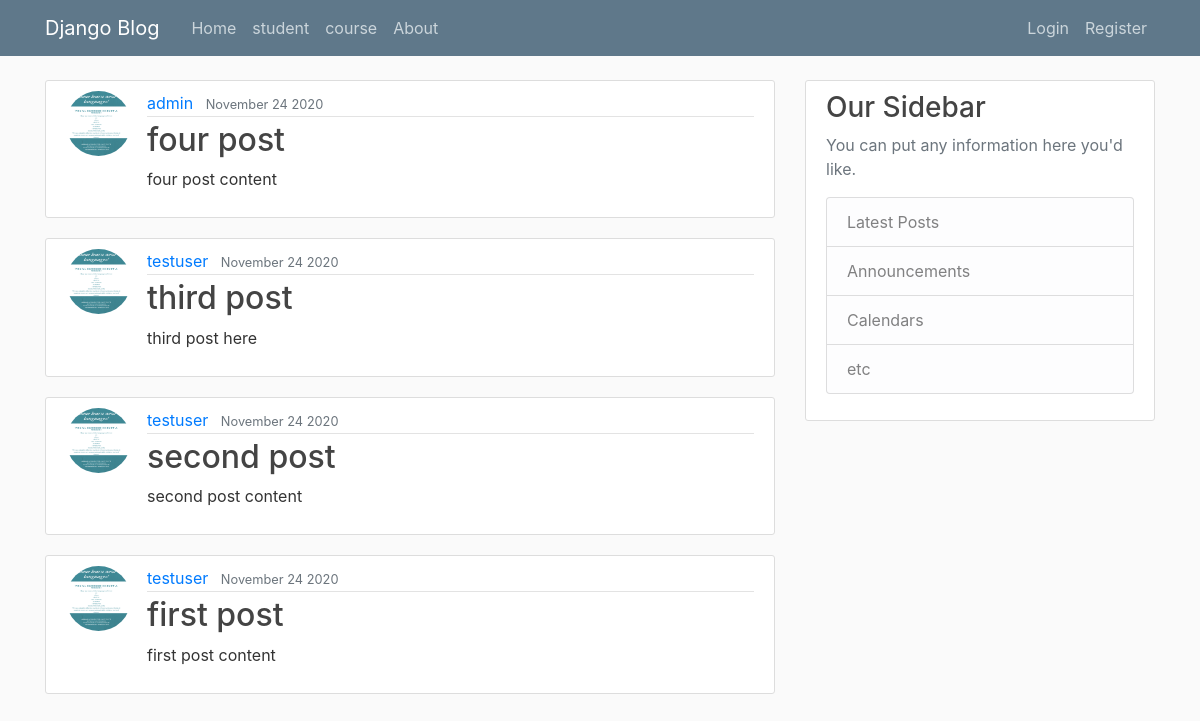
The page /blog/ on the database as committed earlier.
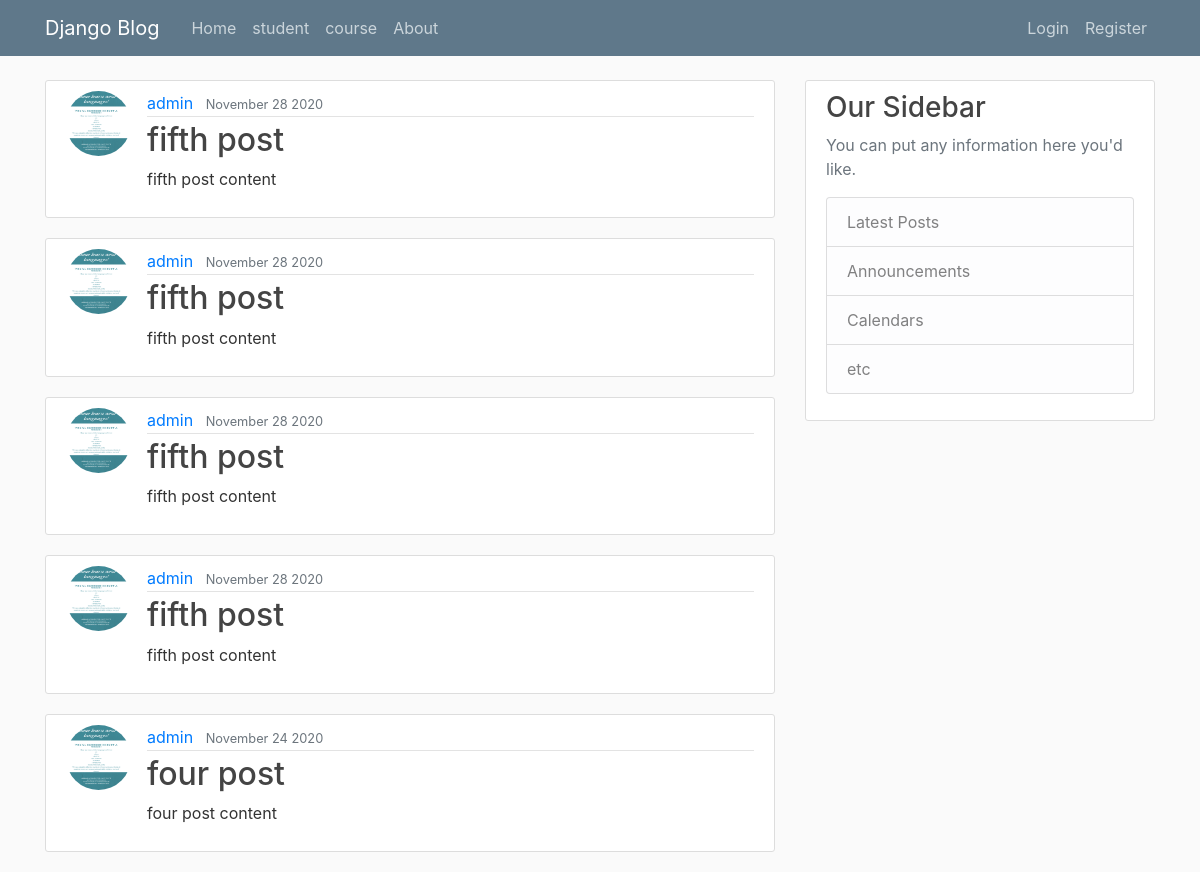
The same page on the database as committed later.
### blog/models.py (models this page shows, shortened)
class post(models.Model):
    title=models.CharField(max_length=64)
    content=models.TextField()
    date_posted=models.DateTimeField(default=timezone.now)
    author=models.ForeignKey(User,on_delete=models.CASCADE)

### users/models.py (models this page shows, shortened)
class profile(models.Model):
    user=models.OneToOneField(User,on_delete=models.CASCADE,related_name="profile")
    image=models.ImageField(default='default.jpg',upload_to='profile_pic')

### blog/views.py (the view)
# urls.py: path("",PostListView.as_view(), name="blog-home"),
class PostListView(ListView):
    model = post
    template_name = 'blog/home.html'
    context_object_name = 'posts'
    ordering = ['-date_posted']
    paginate_by = 5

### blog/templates/blog/home.html
{% extends "blog/layout.html" %}
{% block content %}
    {% for post in posts %}
      <article class="media content-section">
       <img class="rounded-circle article-img" src="{{ post.author.profile.image.url }}" alt="">
       <div class="media-body">
        <div class="article-metadata">
          <a class="mr-2" href="#">{{ post.author }}</a>
          <small class="text-muted">{{ post.date_posted |date:"F d Y" }}</small>
        </div>
        <h2><a class="article-title" href="{% url 'post-detail' post.id %}">{{ post.title }}</a></h2>
        <p class="article-content">{{ post.content }}</p>
      </div>
    </article>
    {% endfor %}
{% endblock %}

Rows that differ between the two databases and show on the page:
no longer on this page (row unchanged): post: author.profile.image (picture), author "testuser", date_posted "November 24 2020", title "third post", content "third post here"
no longer on this page (row unchanged): post: author.profile.image (picture), author "testuser", date_posted "November 24 2020", title "second post", content "second post content"
no longer on this page (row unchanged): post: author.profile.image (picture), author "testuser", date_posted "November 24 2020", title "first post", content "first post content"
added post: author.profile.image (picture), author "admin", date_posted "November 28 2020", title "fifth post", content "fifth post content"
added post: author.profile.image (picture), author "admin", date_posted "November 28 2020", title "fifth post", content "fifth post content"
added post: author.profile.image (picture), author "admin", date_posted "November 28 2020", title "fifth post", content "fifth post content"
added post: author.profile.image (picture), author "admin", date_posted "November 28 2020", title "fifth post", content "fifth post content"
